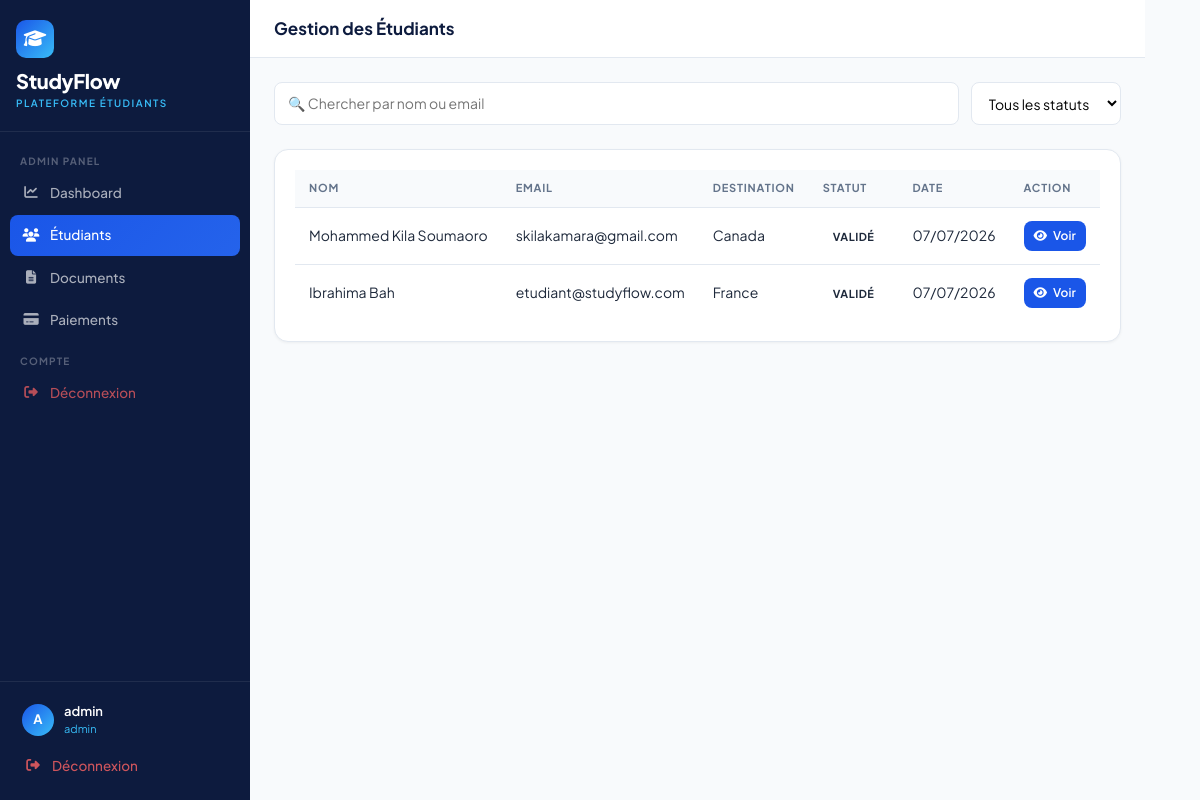
Page /admin/students (signed in) on the earlier database version.
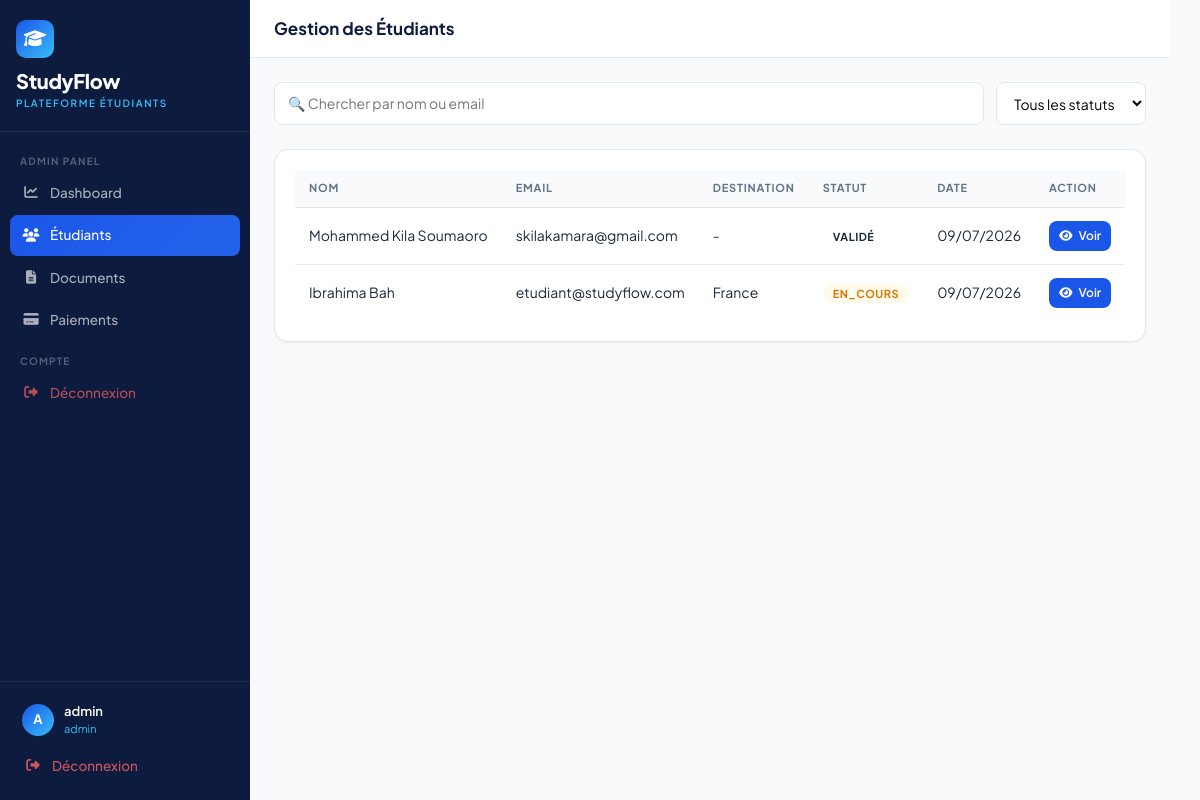
Same page on the later database version.
### models/user.py (models this page shows, shortened)
class StudentProfile(db.Model):
    __tablename__ = 'student_profiles'
    id = db.Column(db.Integer, primary_key=True)
    user_id = db.Column(db.Integer, db.ForeignKey('users.id'), nullable=False)
    first_name = db.Column(db.String(80))
    last_name = db.Column(db.String(80))
    phone = db.Column(db.String(20))
    nationality = db.Column(db.String(50))
    passport_number = db.Column(db.String(30))
    destination_country = db.Column(db.String(50))
    program = db.Column(db.String(200))
    university = db.Column(db.String(200))
    status = db.Column(db.String(30), default='nouveau')
    created_at = db.Column(db.DateTime, default=datetime.utcnow)
    documents = db.relationship('Document', backref='student', lazy=True)
    payments = db.relationship('Payment', backref='student', lazy=True)
    @property
    def full_name(self):
        return f"{self.first_name or ''} {self.last_name or ''}".strip()

class User(UserMixin, db.Model):
    __tablename__ = 'users'
    id = db.Column(db.Integer, primary_key=True)
    email = db.Column(db.String(120), unique=True, nullable=False)
    password_hash = db.Column(db.String(256))
    role = db.Column(db.String(20), default='student')
    is_active = db.Column(db.Boolean, default=True)
    created_at = db.Column(db.DateTime, default=datetime.utcnow)
    student_profile = db.relationship('StudentProfile', backref='user', uselist=False, foreign_keys='StudentProfile.user_id')

### routes/admin.py (the view)
@admin_bp.route('/students')
@login_required
@admin_required
def students():
    q = request.args.get('q', '')
    status = request.args.get('status', '')
    destination = request.args.get('destination', '')
    query = StudentProfile.query
    if q:
        query = query.filter(db.or_(
            StudentProfile.first_name.ilike(f'%{q}%'),
            StudentProfile.last_name.ilike(f'%{q}%'),
            StudentProfile.user.has(User.email.ilike(f'%{q}%'))
        ))
    if status:
        query = query.filter_by(status=status)
    if destination:
        query = query.filter_by(destination_country=destination)
    students_list = query.order_by(StudentProfile.created_at.desc()).all()
    return render_template('admin/students.html',
        students=students_list, q=q, status=status, destination=destination
    )

### routes/admin.py (called while the page is built)
def admin_required(f):
    @wraps(f)
    def decorated(*args, **kwargs):
        if not current_user.is_authenticated or current_user.role != 'admin':
            flash('Accès refusé. Vous n\'êtes pas administrateur.', 'danger')
            return redirect(url_for('auth.login'))
        return f(*args, **kwargs)
    return decorated

### templates/admin/students.html (shortened to what this page needs)
{% extends "base.html" %}
{% block sidebar_nav %}
<div class="nav-label">Admin Panel</div>
<a href="{{ url_for('admin.dashboard') }}" class="sidebar-link">
  <i class="fas fa-chart-line"></i> Dashboard
</a>
<a href="{{ url_for('admin.students') }}" class="sidebar-link active">
  <i class="fas fa-users"></i> Étudiants
</a>
<a href="{{ url_for('admin.documents') }}" class="sidebar-link">
  <i class="fas fa-file-alt"></i> Documents
</a>
<a href="{{ url_for('admin.payments') }}" class="sidebar-link">
  <i class="fas fa-credit-card"></i> Paiements
</a>
<div class="nav-label">Compte</div>
<a href="{{ url_for('auth.logout') }}" class="sidebar-link" style="color:rgba(255,100,100,.7);">
  <i class="fas fa-sign-out-alt"></i> Déconnexion
</a>
{% endblock %}
{% block page_title %}Gestion des Étudiants{% endblock %}
{% block content %}
<div style="margin-bottom:24px;display:flex;gap:12px;">
  <input type="text" id="search" class="sf-input" placeholder="🔍 Chercher par nom ou email" style="flex:1;">
  <select id="status" class="sf-input" style="max-width:150px;">
    <option value="">Tous les statuts</option>
  </select>
</div>
<div class="sf-card">
  <table class="sf-table">
    <thead>
      <tr>
        <th>Nom</th>
        <th>Email</th>
        <th>Destination</th>
        <th>Statut</th>
        <th>Date</th>
        <th>Action</th>
      </tr>
    </thead>
    <tbody>
      {% for s in students %}
      <tr>
        <td>{{ s.full_name }}</td>
        <td>{{ s.user.email if s.user else '-' }}</td>
        <td>{{ s.destination_country or '-' }}</td>
        <td><span class="badge-status bs-{{ s.status }}">{{ s.status }}</span></td>
        <td>{{ s.created_at.strftime('%d/%m/%Y') }}</td>
        <td>
          <a href="{{ url_for('admin.student_detail', sid=s.id) }}" class="btn-sf btn-primary-sf" style="padding:6px 10px;font-size:12px;">
            <i class="fas fa-eye"></i> Voir
          </a>
        </td>
      </tr>
      {% endfor %}
    </tbody>
  </table>
</div>
{% endblock %}

Differences in the rows shown:
changed StudentProfile "Mohammed Kila Soumaoro": destination_country "Canada" → "-"; created_at "07/07/2026" → "09/07/2026"
changed StudentProfile "Ibrahima Bah": status "VALIDÉ" → "EN_COURS"; created_at "07/07/2026" → "09/07/2026"
